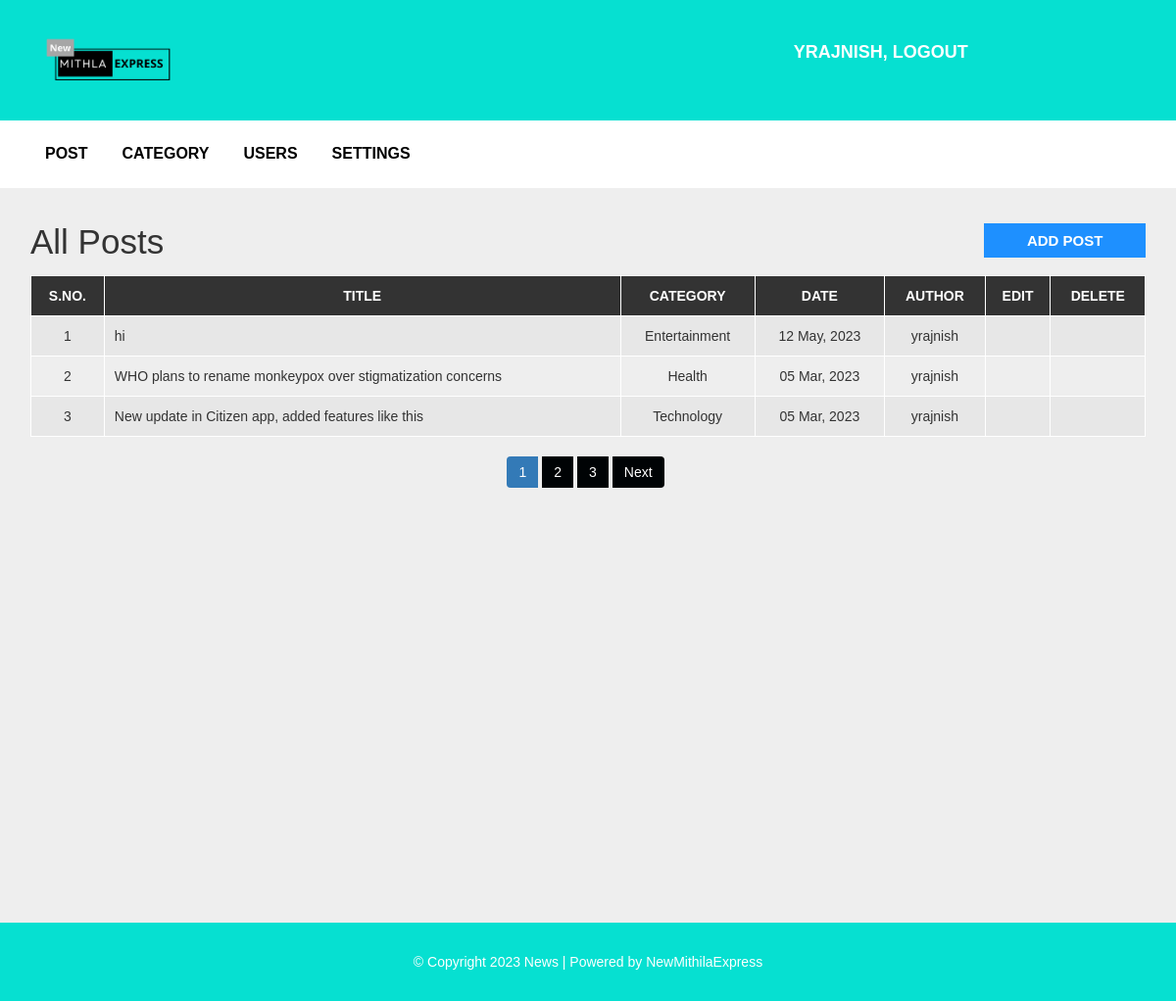
/admin/post.php (signed in), run on the app's committed database.
### tables this page shows
CREATE TABLE `post` (
  `post_id` int(11) NOT NULL,
  `title` varchar(100) NOT NULL,
  `description` text NOT NULL,
  `category` varchar(100) NOT NULL,
  `post_date` varchar(50) NOT NULL,
  `author` int(11) NOT NULL,
  `post_img` varchar(100) NOT NULL
);

CREATE TABLE `category` (
  `category_id` int(11) NOT NULL,
  `category_name` varchar(100) NOT NULL,
  `post` int(11) NOT NULL DEFAULT 0
);

CREATE TABLE `user` (
  `user_id` int(10) UNSIGNED NOT NULL,
  `first_name` varchar(30) NOT NULL,
  `last_name` varchar(30) NOT NULL,
  `username` varchar(30) DEFAULT NULL,
  `password` varchar(40) DEFAULT NULL,
  `role` int(11) NOT NULL
);

### admin/post.php (the view, shortened to what this page needs)
<?php include "header.php"; ?>
  <div id="admin-content">
      <div class="container">
          <div class="row">
              <div class="col-md-10">
                  <h1 class="admin-heading">All Posts</h1>
              </div>
              <div class="col-md-2">
                  <a class="add-new" href="add-post.php">add post</a>
              </div>
              <div class="col-md-12">
                <?php
                  include "config.php";
                  $limit = 3;
                  if(isset($_GET['page'])){
                    $page = $_GET['page'];
                  }else{
                    $page = 1;
                  }
                  $offset = ($page - 1) * $limit;
                  if($_SESSION["user_role"] == '1'){
                    $sql = "SELECT post.post_id, post.title, post.description,post.post_date,
                    category.category_name,user.username,post.category FROM post
                    LEFT JOIN category ON post.category = category.category_id
                    LEFT JOIN user ON post.author = user.user_id
                    ORDER BY post.post_id DESC LIMIT {$offset},{$limit}";
                  }
                  $result = mysqli_query($conn, $sql) or die("Query Failed.");
                  if(mysqli_num_rows($result) > 0){
                ?>
                  <table class="content-table">
                      <thead>
                          <th>S.No.</th>
                          <th>Title</th>
                          <th>Category</th>
                          <th>Date</th>
                          <th>Author</th>
                          <th>Edit</th>
                          <th>Delete</th>
                      </thead>
                      <tbody>
                        <?php
                        $serial = $offset + 1;
                        while($row = mysqli_fetch_assoc($result)) {?>
                          <tr>
                              <td class='id'><?php echo $serial; ?></td>
                              <td><?php echo $row['title']; ?></td>
                              <td><?php echo $row['category_name']; ?></td>
                              <td><?php echo $row['post_date']; ?></td>
                              <td><?php echo $row['username']; ?></td>
                              <td class='edit'><a href='update-post.php?id=<?php echo $row['post_id']; ?>'><i class='fa fa-edit'></i></a></td>
                              <td class='delete'><a href='delete-post.php?id=<?php echo $row['post_id']; ?>&catid=<?php echo $row['category']; ?>'><i class='fa fa-trash-o'></i></a></td>
                          </tr>
                          <?php
                          $serial++;
                        } ?>
                      </tbody>
                  </table>
                  <?php
                }else {
                  echo "<h3>No Results Found.</h3>";
                }
                if($_SESSION["user_role"] == '1'){
                  $sql1 = "SELECT * FROM post";
                }elseif($_SESSION["user_role"] == '0'){
                  $sql1 = "SELECT * FROM post
                  WHERE author = {$_SESSION['user_id']}";
                }
                $result1 = mysqli_query($conn, $sql1) or die("Query Failed.");
                if(mysqli_num_rows($result1) > 0){
                  $total_records = mysqli_num_rows($result1);
                  $total_page = ceil($total_records / $limit);
                  echo '<ul class="pagination admin-pagination">';
                  for($i = 1; $i <= $total_page; $i++){
                    if($i == $page){
                      $active = "active";
                    }else{
                      $active = "";
                    }
                    echo '<li class="'.$active.'"><a href="post.php?page='.$i.'">'.$i.'</a></li>';
                  }
                  if($total_page > $page){
                    echo '<li><a href="post.php?page='.($page + 1).'">Next</a></li>';
                  }
                  echo '</ul>';
                }
                  ?>
              </div>
          </div>
      </div>
  </div>
<?php include "footer.php"; ?>

### css/style.css (style rules this page uses)
body { background: rgb(255, 255, 255); font-family: sans-serif,arial,Helvetica; }
a, a:hover, a:focus { text-decoration: none; outline: none; }
ul { margin:0; padding:0; list-style:none; }
#admin-content { padding: 20px 0; min-height: 750px; }
#admin-content .admin-heading { font-size: 35px; margin: 0 0 15px; }
#admin-content .add-new { color: #fff; background-color: #1E90FF; font-size: 15px; font-weight: 600; text-align: center; text-transform: uppercase; padding: 7px 10px; display: block; transition: all 0.3s; }
#admin-content .content-table { border: 1px solid #000; width: 100%; margin: 0 0 20px; }
#admin-content .content-table thead { color: #fff; background-color: #333; }
#admin-content .content-table th { padding: 10px; border: 1px solid #fff; font-weight: 600; text-align: center; text-transform: uppercase; }
#admin-content .content-table tbody { color: #333; }
#admin-content .content-table tbody tr { background-color: #e7e7e7; }
#admin-content .content-table tbody tr:nth-child(even) { background-color: transparent; }
#admin-content .content-table tbody td { padding: 10px; border: 1px solid #fff; text-align: center; }
#admin-content .content-table tbody td:nth-child(2) { text-align: left; }
#admin-content .admin-pagination { margin: 0; }
#admin-content .admin-pagination li a { display: block; }
.id, .edit, .delete { text-align:center; }
.pagination { display: block; text-align: center; margin: 0; }
.pagination li { display:inline-block; margin: 0 5px 0 0; }
.pagination li a { border: none; background: #000305; color: #fff; }
i.fa { color:#222; }
body { background: #eee }
.container { padding: 16px; }

### data on the page
post: title "hi", category.category_name "Entertainment", post_date "12 May, 2023", user.username "yrajnish"
post: title "WHO plans to rename monkeypox over stigmatization concerns", category.category_name "Health", post_date "05 Mar, 2023", user.username "yrajnish"
post: title "New update in Citizen app, added features like this", category.category_name "Technology", post_date "05 Mar, 2023", user.username "yrajnish"

### other printed values
$_SESSION["username"] "YRAJNISH"
